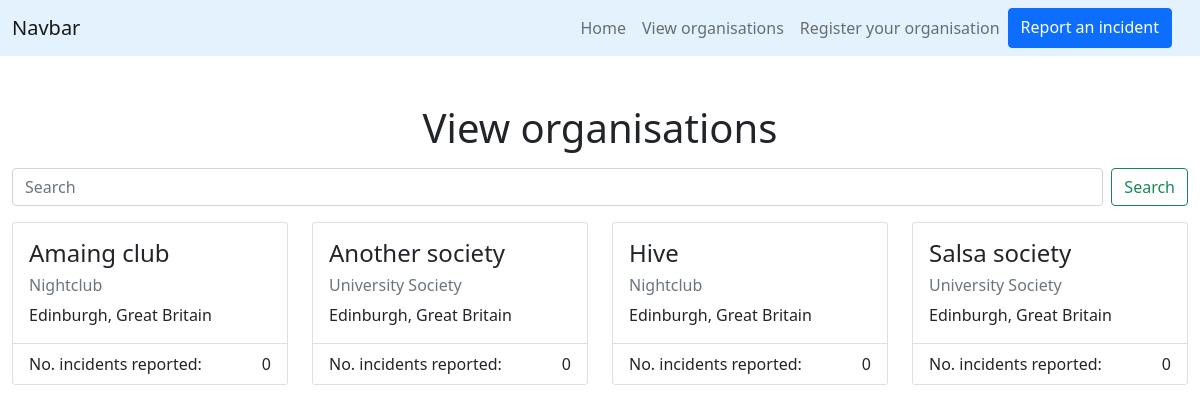
The app's page /view, older data.
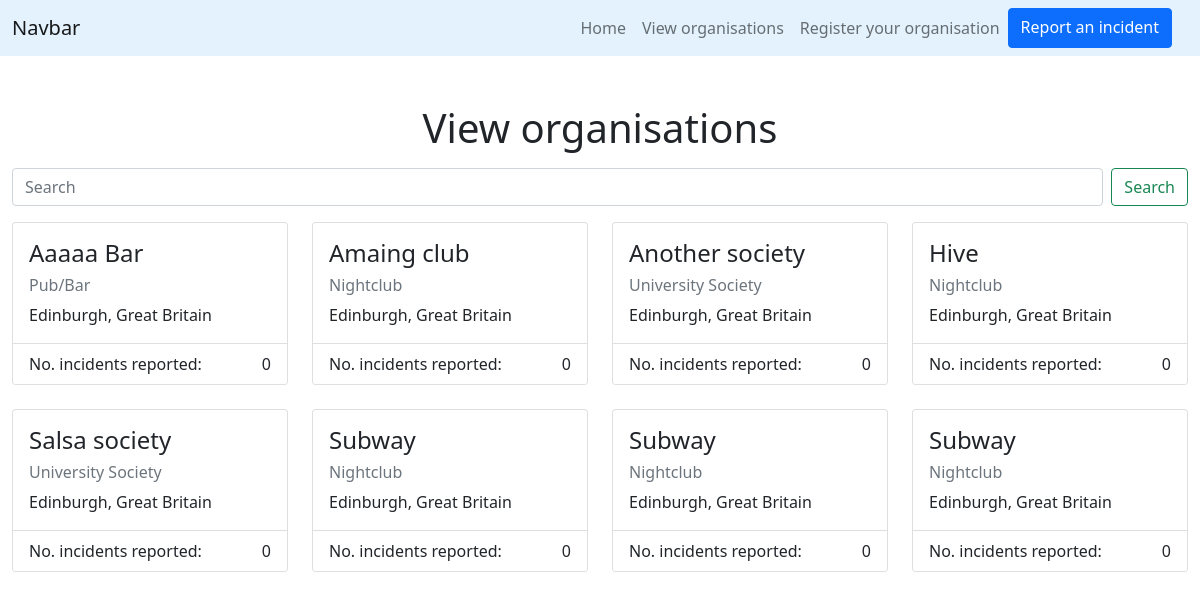
The same page, newer data.
### register/models.py (models this page shows)
class Organisation(models.Model):
    COUNTRY_CHOICES = [
        ('gb','Great Britain'),
        ('ie', 'Ireland'),
    ]
    TYPE_CHOICES = [
        ('pubbar', 'Pub/Bar'),
        ('club', 'Nightclub'),
        ('soc', 'University Society'),
        ('school', 'School'),
        ('office', 'Office'),
        ('store', 'Store'),
        ('other', 'Other'),
    ]
    CITY_CHOICES = [('edi', 'Edinburgh')]
    name = models.CharField(max_length=150)
    country = models.CharField(max_length=50, choices=COUNTRY_CHOICES)
    city = models.CharField(max_length=50, choices=CITY_CHOICES)
    type = models.CharField(max_length=25, choices=TYPE_CHOICES)
    email = models.EmailField()
    report_count = models.IntegerField(blank=False, null=False, default=0)
    class Meta:
        ordering = ['name']

### view/views.py (the view)
# urls.py: path('view', view_view, name='view'),
def view_view(request):
    search_organisation = request.GET.get('search')
    if search_organisation:
        organisations = Organisation.objects.filter(
            Q(name__icontains=search_organisation) |
            Q(country__icontains=search_organisation) |
            Q(city__icontains=search_organisation) |
            Q(type__icontains=search_organisation)
            )
    else:
        organisations = Organisation.objects.all().order_by("name")
    return render(request, 'view/view.html', {'orgs': organisations})

### view/templates/view/view.html (shortened to what this page needs)
{% extends "beepboop9000/base.html" %}
{% load static %}
{% block content %}
<div class="container-fluid">
  <div class="row justify-content-center">
    <div class="col-sm-12 text-center mb-2">
      <h1>View organisations</h1>
    </div>
  </div>
  <div class="row mb-3">
    <div class="col">
      <form class="d-flex" action="{% url 'view' %}">
        <input class="form-control me-2" type="search" name="search" placeholder="Search" aria-label="Search">
        <button class="btn btn-outline-success" type="submit">Search</button>
      </form>
    </div>
  </div>
  <div class="row row-cols-1 row-cols-sm-2 row-cols-lg-4 g-4">
  {% for organisation in orgs %}
  <div class="col">
    <div class="card h-100">
      <div class="card-body">
        <h4 class="card-title">{{ organisation.name }}</h4>
        <h6 class="card-text text-muted">{{ organisation.get_type_display }}</h6>
        <p class="card-text">{{ organisation.get_city_display }}, {{ organisation.get_country_display }}</p>
      </div>
      <ul class="list-group list-group-flush">
        <li class="list-group-item">
          <span style="float: left;">No. incidents reported:</span>
          <span style="float: right;">{{ organisation.report_count }}</span>
        </li>
      </ul>
    </div>
  </div>
  {% endfor %}
  </div>
</div>
{% endblock %}

Row changes from the older to the newer data that the page shows:
added Organisation: name "Aaaaa Bar", type "Pub/Bar", city "Edinburgh", country "Great Britain", report_count "0"
added Organisation: name "Subway", type "Nightclub", city "Edinburgh", country "Great Britain", report_count "0"
added Organisation: name "Subway", type "Nightclub", city "Edinburgh", country "Great Britain", report_count "0"
added Organisation: name "Subway", type "Nightclub", city "Edinburgh", country "Great Britain", report_count "0"
